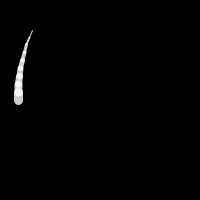
Frame 1 (no input)
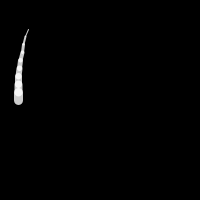
Frame 60 (the mouse pressed at the canvas centre just before this capture)
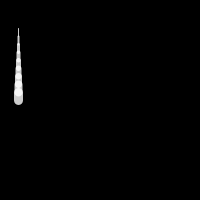
Frame 120 (the mouse held since frame 60 and released just before this capture)

The Processing sketch that drew these frames (run headless with seeded random() and noise(); from frame 60 on, the mouse is pressed at the canvas centre):

// Processing sketch: p299_1
// ── p299_1.pde
float inc = 0.0;

void setup() {
  size(200,200);
  stroke(255,204);
  smooth();
}

void draw() {
  background(0);
  inc += 0.1;
  float angle = cos(inc)/60.0 + cos(inc*1.2)/20.0;
  tail(18, 9, angle/1.3);
}

void tail(int x, int units, float angle) {
  pushMatrix();
  translate(x,100);
  for (int i = units; i > 0; i--) {
    strokeWeight(i);
    line(0,0,0,-8);
    translate(0, -8);
    rotate(angle);
  }
  popMatrix();
}


// int directionX = 0;
// 
// void setup() {
//   size(500,500);
//   colorMode(HSB, 0, 100, 100);
//   smooth();
//   background(0,0,100);
//   frameRate(30);
// }
// 
// void draw() {
//   line(directionX, directionX%10, directionX%30, directionX+40);
//   directionX++;
// }
